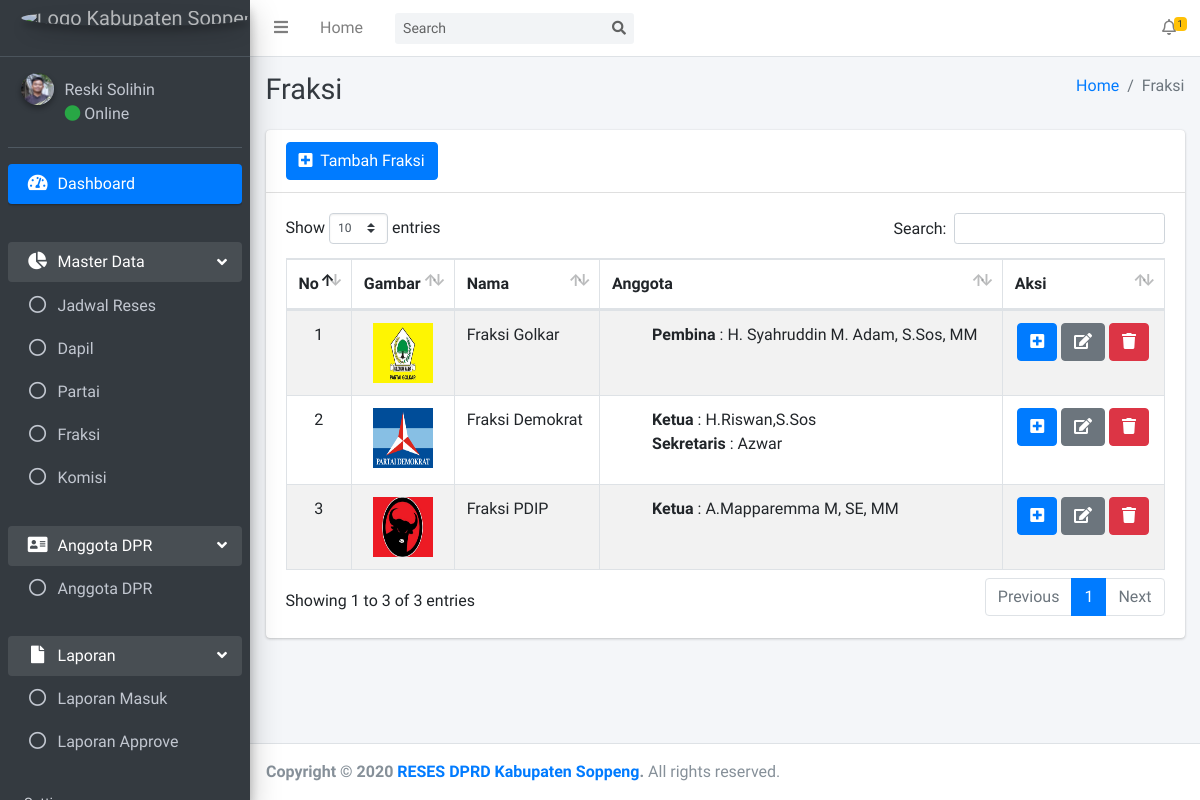
The app's page /admin/fraksi/data.php (signed in) with its own data.
### tables this page shows
CREATE TABLE `tb_fraksi` (
  `id_fraksi` int(11) NOT NULL,
  `id_partai` varchar(255) NOT NULL
);

CREATE TABLE `tb_partai` (
  `id_partai` int(11) NOT NULL,
  `nama_partai` varchar(255) NOT NULL,
  `gambar_partai` varchar(255) NOT NULL
);

CREATE TABLE `tb_anggota_fraksi` (
  `id_anggota_fraksi` int(11) NOT NULL,
  `id_fraksi` varchar(255) NOT NULL,
  `jabatan_fraksi` varchar(255) NOT NULL,
  `nama_anggota` varchar(255) NOT NULL
);

### admin/fraksi/data.php (the view, shortened to what this page needs)
<?php
require '../template/header/header.php';
$fraksi = mysqli_query($conn, "SELECT * FROM tb_fraksi");
?>
  <div class="content-wrapper">
    <div class="content-header">
      <div class="container-fluid">
        <div class="row mb-2">
          <div class="col-sm-6">
            <h1 class="m-0 text-dark">Fraksi</h1>
          </div>
          <div class="col-sm-6">
            <ol class="breadcrumb float-sm-right">
              <li class="breadcrumb-item"><a href="/reses-dprd/admin/">Home</a></li>
              <li class="breadcrumb-item active">Fraksi</li>
            </ol>
          </div>
        </div>
      </div>
    </div>
    <section class="content">
      <div class="container-fluid">
        <div class="row">
          <div class="col-12">
            <div class="card">
              <div class="card-header">
                <a href="tambah.php" type="button" class="btn btn-primary"><i class="fa fa-plus-square"></i>&nbsp Tambah Fraksi</a>
              </div>
              <div class="card-body">
                <table id="example1" class="table table-bordered table-striped">
                  <thead>
                    <tr>
                    <th>No</th>
                    <th>Gambar</th>
                    <th>Nama</th>
                    <th>Anggota</th>
                    <th>Aksi</th>
                  </tr>
                  </thead>
                  <tbody>
                  <?php $i = 1; foreach($fraksi as $dta) { ?>
                  <tr>
                  <td style="text-align:center"><?= $i ?></td>
                  <?php
                    $partai = mysqli_query($conn, "SELECT * FROM tb_partai WHERE id_partai = $dta[id_partai]");
                    while($row=mysqli_fetch_assoc($partai)) {
                      echo "<td style='text-align:center'><img src='../partai/gambar/$row[gambar_partai]' alt='' border=3 height=60 width=60></img></td>";
                      echo " <td>Fraksi $row[nama_partai]</td>";
                    }
                    ?>
                    <?php
                    $anggota_fraksi = mysqli_query($conn, "SELECT * FROM tb_anggota_fraksi WHERE id_fraksi = $dta[id_fraksi]");
                      if (mysqli_num_rows($anggota_fraksi) == 0) {
                        echo "<td style='text-align:center; color:grey;'>- kosong -</td>";
                    } else {
                    ?>
                  <td>
                    <ul style="list-style-type: none;">
                  <?php
                      while($dta_agt = mysqli_fetch_assoc($anggota_fraksi)) {
                        echo "<li><b>$dta_agt[jabatan_fraksi]</b> : $dta_agt[nama_anggota]</li>";
                      }
                  ?>
                    </ul>
                  </td>
                  <?php
                    }
                  ?>
                    <td style="text-align:center">
                        <button type="button" data-toggle="modal" data-target="#modal-lg<?= $dta['id_fraksi'] ?>" class="btn btn-primary"><i class="fa fa-plus-square"></i></button>
                        <a href="edit.php?id_fraksi=<?= $dta['id_fraksi'] ?>" class="btn btn-secondary"><i class="fa fa-edit"></i></a>
                        <a href="#" class="btn btn-danger" data-toggle="modal" data-target="#modal-danger<?= $dta['id_fraksi'] ?>" ><i class="fa fa-trash"></i></a>
                    </td>
                  </tr>
                  <?php $i = $i + 1; } ?>
                  </tbody>
                </table>
              </div>
            </div>
          </div>
        </div>
      </div>
    </section>
  </div>
<?php
require '../template/footer/footer.php';
?>

### admin/template/header/header.php (shortened to what this page needs)
<?php
require('../../koneksi.php');
$get_id_session = $_SESSION['get_id'];
$query_header_akun = mysqli_query($conn, "SELECT * FROM tb_akun WHERE id = '$get_id_session'");
$get_data_akun = mysqli_fetch_assoc($query_header_akun);
$get_id_akun_admin = $get_data_akun['id_akun'];
$query_header_admin = mysqli_query($conn, "SELECT * FROM tb_admin WHERE id_admin = '$get_id_akun_admin'");
$get_data_admin = mysqli_fetch_assoc($query_header_admin);
$nama = $get_data_admin['nama_admin'];
$foto = $get_data_admin['foto_admin'];
$tanggal_sekarang = date('d-m-Y');
$jadwal = mysqli_query($conn, "SELECT * FROM tb_jadwal");
foreach($jadwal as $dta) {
  $status = null;
  $tanggal_mulai = date('d-m-Y', strtotime($dta['mulai_jadwal']));
  $tanggal_akhir = date('d-m-Y', strtotime($dta['akhir_jadwal']));
  if (strtotime($tanggal_sekarang) < strtotime($tanggal_mulai)) {
    $status = 'Menunggu';
  } else if (strtotime($tanggal_mulai) <= strtotime($tanggal_sekarang) &&
         strtotime($tanggal_akhir) >= strtotime($tanggal_sekarang)) {
          $status = 'Berjalan';
  } else if (strtotime($tanggal_sekarang) > strtotime($tanggal_akhir)) {
    $status = 'Selesai';
  }
  $query = "UPDATE tb_jadwal SET status_jadwal = '$status' WHERE id_jadwal = '$dta[id_jadwal]'";
	mysqli_query($conn, $query);
}
?>
<!DOCTYPE html>
<html>
<head>
  <link rel="stylesheet" href="/reses-dprd/assets/plugins/fontawesome-free/css/all.min.css">
  <link rel="stylesheet" href="/reses-dprd/assets/plugins/ekko-lightbox/ekko-lightbox.css">
  <link rel="stylesheet" href="https://code.ionicframework.com/ionicons/2.0.1/css/ionicons.min.css">
  <link rel="stylesheet" href="/reses-dprd/assets/plugins/tempusdominus-bootstrap-4/css/tempusdominus-bootstrap-4.min.css">
  <link rel="stylesheet" href="/reses-dprd/assets/plugins/datatables-bs4/css/dataTables.bootstrap4.min.css">
  <link rel="stylesheet" href="/reses-dprd/assets/plugins/datatables-responsive/css/responsive.bootstrap4.min.css">
  <link href="https://cdn.jsdelivr.net/gh/gitbrent/bootstrap-switch-button@1.1.0/css/bootstrap-switch-button.min.css" rel="stylesheet">
  <link rel="stylesheet" href="/reses-dprd/assets/dist/css/adminlte.min.css">
  <link rel="stylesheet" href="/reses-dprd/assets/plugins/overlayScrollbars/css/OverlayScrollbars.min.css">
</head>
<body class="hold-transition sidebar-mini layout-fixed">
<div class="wrapper">
  <nav class="main-header navbar navbar-expand navbar-white navbar-light">
    <ul class="navbar-nav">
      <li class="nav-item">
        <a class="nav-link" data-widget="pushmenu" href="#" role="button"><i class="fas fa-bars"></i></a>
      </li>
      <li class="nav-item d-none d-sm-inline-block">
        <a href="/reses-dprd/admin/index.php" class="nav-link">Home</a>
      </li>
    </ul>
    <form class="form-inline ml-3">
      <div class="input-group input-group-sm">
        <input class="form-control form-control-navbar" type="search" placeholder="Search" aria-label="Search">
        <div class="input-group-append">
          <button class="btn btn-navbar" type="submit">
            <i class="fas fa-search"></i>
          </button>
        </div>
      </div>
    </form>
        <ul class="navbar-nav ml-auto">
      <?php
        $aspirasi_header = mysqli_query($conn, "SELECT * FROM tb_aspirasi WHERE status_aspirasi='Kirim'");
        $row_aspirasi_header = mysqli_num_rows($aspirasi_header);
        $row_aspirasi_header_final = $row_aspirasi_header;
        if($row_aspirasi_header_final > 0){
          echo "  <li class='nav-item dropdown'>
                    <a class='nav-link' data-toggle='dropdown' href='#'>
                      <i class='far fa-bell'></i>
                      <span class='badge badge-warning navbar-badge'>$row_aspirasi_header_final</span>
                    </a>
                    <div class='dropdown-menu dropdown-menu-lg dropdown-menu-right'>
                      <span class='dropdown-item dropdown-header'>$row_aspirasi_header_final Pemberitahuan</span>
                      <div class='dropdown-divider'></div>
                      <a href='/reses-dprd/admin/laporan-masuk/data.php' class='dropdown-item'>
                        <i class='fas fa-envelope mr-2'></i> $row_aspirasi_header_final Laporan Masuk
                      </a>
                      <div class='dropdown-divider'></div>
                      <a href='/reses-dprd/admin/laporan-masuk/data.php' class='dropdown-item dropdown-footer'>Lihat Semua</a>
                    </div>
                  </li>";
        }
      ?>
    </ul>
  </nav>
  <aside class="main-sidebar sidebar-dark-primary elevation-4">
    <a href="/reses-dprd/admin/index.php" class="brand-link">
      <img src="/reses-dprd/assets/dist/img/soppeng.png" alt="Logo Kabupaten Soppeng" class="brand-image img-circle elevation-3"
           style="opacity: .8">
    </a>
    <div class="sidebar">
      <div class="user-panel mt-3 pb-3 mb-3 d-flex">
        <div class="image">
          <img src="/reses-dprd/admin/user/foto/<?= $foto ?>" class="img-circle elevation-2" alt="User Image">
        </div>
        <div class="info">
          <a href="../user/edit.php?id_admin=<?= $get_id_akun_admin ?>" class="d-block"><?= $nama ?></a>
          <a href="../user/edit.php?id_admin=<?= $get_id_akun_admin ?>"><i class="fa fa-circle text-success"></i> Online</a>
        </div>
      </div>
      <nav class="mt-2">
        <ul class="nav nav-pills nav-sidebar flex-column" data-widget="treeview" role="menu" data-accordion="false">
          <li class="nav-item has-treeview menu-open">
            <a href="/reses-dprd/admin/" class="nav-link active">
              <i class="nav-icon fas fa-tachometer-alt"></i>
              <p>
                Dashboard
              </p>
            </a>
          </li>
          <li class="nav-header"></li>
          <li class="nav-item has-treeview menu-open">
            <a href="#" class="nav-link">
              <i class="nav-icon fas fa-chart-pie"></i>
              <p>
                Master Data
                <i class="right fas fa-angle-left"></i>
              </p>
            </a>
            <ul class="nav nav-treeview">
              <li class="nav-item">
                <a href="/reses-dprd/admin/jadwal-reses/data.php" class="nav-link">
                  <i class="far fa-circle nav-icon"></i>
                  <p>Jadwal Reses</p>
                </a>
              </li>
              <li class="nav-item">
                <a href="/reses-dprd/admin/dapil/data.php" class="nav-link">
                  <i class="far fa-circle nav-icon"></i>
                  <p>Dapil</p>
                </a>
              </li>
              <li class="nav-item">
                <a href="/reses-dprd/admin/partai/data.php" class="nav-link">
                  <i class="far fa-circle nav-icon"></i>
                  <p>Partai</p>
                </a>
              </li>
              <li class="nav-item">
                <a href="/reses-dprd/admin/fraksi/data.php" class="nav-link">
                  <i class="far fa-circle nav-icon"></i>
                  <p>Fraksi</p>
                </a>
              </li>
              <li class="nav-item">
                <a href="/reses-dprd/admin/komisi/data.php" class="nav-link">
                  <i class="far fa-circle nav-icon"></i>
                  <p>Komisi</p>
                </a>
              </li>
              <br>
            </ul>
          </li>
          <li class="nav-item has-treeview menu-open">
            <a href="#" class="nav-link">
              <i class="nav-icon fa fa-address-card"></i>
              <p>
              Anggota DPR
                <i class="right fas fa-angle-left"></i>
              </p>
            </a>
            <ul class="nav nav-treeview">
              <li class="nav-item">
                <a href="/reses-dprd/admin/profile-dpr/data.php" class="nav-link">
                  <i class="far fa-circle nav-icon"></i>
                  <p>Anggota DPR</p>
                </a>
              </li><br>
            </ul>
          </li>
          <li class="nav-item has-treeview menu-open">
            <a href="#" class="nav-link">
              <i class="nav-icon fas fa-file"></i>
              <p>
              Laporan
                <i class="right fas fa-angle-left"></i>
              </p>
            </a>
            <ul class="nav nav-treeview">
              <li class="nav-item">
                <a href="/reses-dprd/admin/laporan-masuk/data.php" class="nav-link">
                  <i class="far fa-circle nav-icon"></i>
                  <p>Laporan Masuk</p>
                </a>
              </li>
              <li class="nav-item">
                <a href="/reses-dprd/admin/laporan-approve/data.php" class="nav-link">
                  <i class="far fa-circle nav-icon"></i>
                  <p>Laporan Approve</p>
                </a>
              </li>
            </ul>
          </li>
          <li class="nav-header">Setting</li>
        </ul>
      </nav>
    </div>
  </aside>

### records on screen
tb_partai: gambar_partai (picture), nama_partai "Golkar"
tb_anggota_fraksi: jabatan_fraksi "Pembina", nama_anggota "H. Syahruddin M. Adam, S.Sos, MM"
tb_partai: gambar_partai (picture), nama_partai "Demokrat"
tb_anggota_fraksi: jabatan_fraksi "Ketua", nama_anggota "H.Riswan,S.Sos"
tb_anggota_fraksi: jabatan_fraksi "Sekretaris", nama_anggota "Azwar"
tb_partai: gambar_partai (picture), nama_partai "PDIP"
tb_anggota_fraksi: jabatan_fraksi "Ketua", nama_anggota "A.Mapparemma M, SE, MM"

### other values on screen
$row_aspirasi_header_final "1"
$nama "Reski Solihin"
